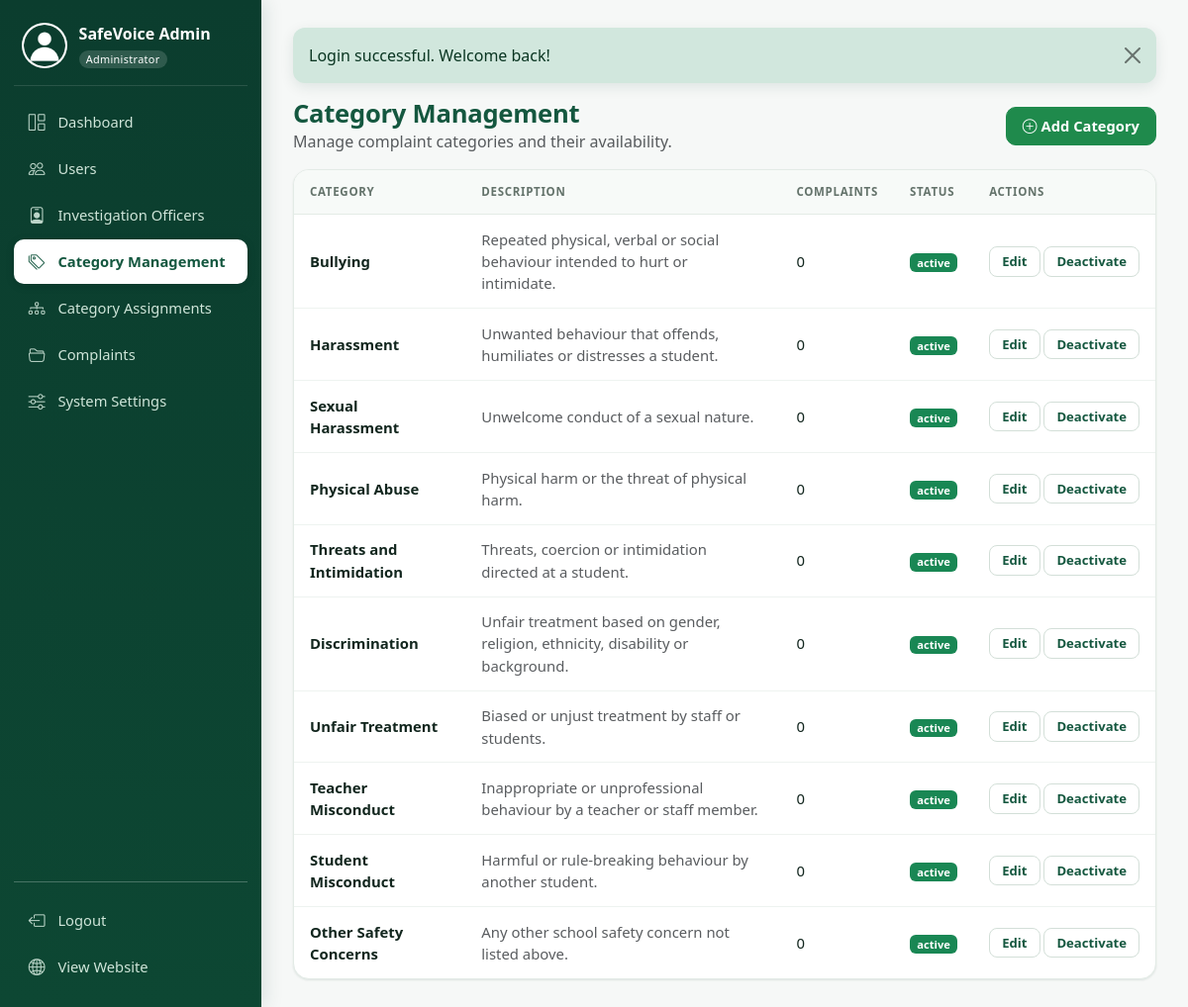
Screenshot of /admin/categories.php (signed in) with the database file from the repository.
### tables this page shows
CREATE TABLE users (
  id INT UNSIGNED PRIMARY KEY AUTO_INCREMENT,
  role_id TINYINT UNSIGNED NOT NULL,
  student_id VARCHAR(20) NULL UNIQUE,          
  full_name VARCHAR(100) NOT NULL,
  username VARCHAR(50) NULL UNIQUE,
  email VARCHAR(150) NOT NULL UNIQUE,
  phone VARCHAR(25) NULL,
  password VARCHAR(255) NOT NULL,              
  profile_image VARCHAR(255) NULL,
  account_status ENUM('active','inactive','suspended') NOT NULL DEFAULT 'active',
  is_protected TINYINT(1) NOT NULL DEFAULT 0,  
  last_login_at DATETIME NULL,
  created_at TIMESTAMP NOT NULL DEFAULT CURRENT_TIMESTAMP,
  updated_at TIMESTAMP NOT NULL DEFAULT CURRENT_TIMESTAMP ON UPDATE CURRENT_TIMESTAMP,
  INDEX idx_users_role (role_id),
  INDEX idx_users_status (account_status),
  CONSTRAINT fk_users_role FOREIGN KEY (role_id) REFERENCES roles(id)
);

CREATE TABLE roles (
  id TINYINT UNSIGNED PRIMARY KEY AUTO_INCREMENT,
  role_code VARCHAR(20) NOT NULL UNIQUE,       
  role_name VARCHAR(50) NOT NULL
);

CREATE TABLE complaint_categories (
  id INT UNSIGNED PRIMARY KEY AUTO_INCREMENT,
  category_name VARCHAR(100) NOT NULL UNIQUE,
  description VARCHAR(500) NULL,
  status ENUM('active','inactive') NOT NULL DEFAULT 'active',
  created_at TIMESTAMP NOT NULL DEFAULT CURRENT_TIMESTAMP,
  updated_at TIMESTAMP NOT NULL DEFAULT CURRENT_TIMESTAMP ON UPDATE CURRENT_TIMESTAMP
);

### includes/functions.php (called while the page is built, shortened)
<?php
function db_run($conn, $sql, $types = '', $params = []) {
    $stmt = mysqli_prepare($conn, $sql);
    if ($types !== '' && !empty($params)) {
        mysqli_stmt_bind_param($stmt, $types, ...$params);
    }
    if (!mysqli_stmt_execute($stmt)) {
        error_log('SQL execute error: ' . mysqli_stmt_error($stmt) . ' | ' . $sql);
        mysqli_stmt_close($stmt);
        return false;
    }
    return $stmt;
}
function db_one($conn, $sql, $types = '', $params = []) {
    $stmt = db_run($conn, $sql, $types, $params);
    $result = mysqli_stmt_get_result($stmt);
    $row = $result ? mysqli_fetch_assoc($result) : null;
    return $row ?: null;
}
function db_all($conn, $sql, $types = '', $params = []) {
    $stmt = db_run($conn, $sql, $types, $params);
    $result = mysqli_stmt_get_result($stmt);
    $rows = [];
    while ($result && ($row = mysqli_fetch_assoc($result))) {
        $rows[] = $row;
    }
    return $rows;
}
function db_value($conn, $sql, $types = '', $params = []) {
    $row = db_one($conn, $sql, $types, $params);
    return $row ? array_values($row)[0] : null;
}
function e($value) {
    return htmlspecialchars((string)$value, ENT_QUOTES | ENT_SUBSTITUTE, 'UTF-8');
}
function url($path = '') {
    return BASE_URL . ltrim($path, '/');
}
function flash_get() {
    $messages = $_SESSION['flash'] ?? [];
    return $messages;
}
function get_user_by_id($conn, $id) {
    return db_one($conn,
        "SELECT u.id, u.student_id, u.full_name, u.username, u.email, u.phone, u.profile_image,
                u.account_status, u.is_protected, u.created_at, r.role_code
         FROM users u JOIN roles r ON r.id = u.role_id WHERE u.id = ?", 'i', [(int)$id]);
}
function avatar_url($user) {
    switch ($user['role_code'] ?? '') {
        case ROLE_ADMIN:   return url('assets/images/default-admin.png');
    }
    return url('assets/images/default-student.png');
}

### middleware/auth.php (called while the page is built, shortened)
<?php
function require_login() {
    global $conn;
    $user = get_user_by_id($conn, $_SESSION['user_id']);
    return $user;
}

### middleware/role-check.php (called while the page is built, shortened)
<?php
function require_role($roles) {
    $roles = (array)$roles;
    $user = require_login();
    return $user;
}

### admin/categories.php (the view, shortened to what this page needs)
<?php
require_once __DIR__ . "/../config/app.php";
require_once ROOT_PATH . "/includes/functions.php";
require_once ROOT_PATH . "/middleware/auth.php";
require_once ROOT_PATH . "/middleware/role-check.php";
$me = require_role(ROLE_ADMIN);
$rows = db_all($conn, "SELECT cat.id, cat.category_name, cat.description, cat.status,
    (SELECT COUNT(*) FROM complaints c WHERE c.category_id = cat.id) AS used
    FROM complaint_categories cat ORDER BY cat.id");
$page_title = 'Category Management'; $active = 'categories';
include ROOT_PATH . '/includes/panel-header.php';
?>
<div class="d-flex justify-content-between align-items-center flex-wrap gap-2 mb-3"><div><h1 class="sv-page-title mb-0">Category Management</h1><p class="text-muted mb-0">Manage complaint categories and their availability.</p></div><a class="btn btn-sv" href="<?= url('admin/add-category.php') ?>"><i class="bi bi-plus-circle me-1"></i>Add Category</a></div>
<div class="sv-card"><div class="table-responsive"><table class="table sv-table mb-0"><thead><tr><th>Category</th><th>Description</th><th>Complaints</th><th>Status</th><th>Actions</th></tr></thead><tbody>
<?php foreach ($rows as $r): ?><tr><td class="fw-semibold"><?= e($r['category_name']) ?></td><td class="small text-muted"><?= e($r['description']) ?></td><td><?= (int)$r['used'] ?></td>
<td><span class="badge <?= $r['status'] === 'active' ? 'bg-success' : 'bg-secondary' ?>"><?= e($r['status']) ?></span></td>
<td class="text-nowrap"><button class="btn btn-sm btn-outline-sv" data-edit-category data-id="<?= (int)$r['id'] ?>" data-name="<?= e($r['category_name']) ?>" data-desc="<?= e($r['description']) ?>" data-bs-toggle="modal" data-bs-target="#editCat">Edit</button>
<form method="post" action="<?= url('actions/save-category.php') ?>" class="d-inline"><button class="btn btn-sm btn-outline-sv"><?= $r['status'] === 'active' ? 'Deactivate' : 'Activate' ?></button></form></td></tr><?php endforeach; ?>
</tbody></table></div></div>
<?php include ROOT_PATH . '/includes/panel-footer.php'; ?>

### includes/panel-header.php (shortened to what this page needs)
<!DOCTYPE html>
<html lang="en">
<head>
  <link href="https://cdn.jsdelivr.net/npm/bootstrap@5.3.3/dist/css/bootstrap.min.css" rel="stylesheet">
  <link href="https://cdn.jsdelivr.net/npm/bootstrap-icons@1.11.3/font/bootstrap-icons.min.css" rel="stylesheet">
  <link href="<?= url('assets/css/style.css') ?>" rel="stylesheet">
  <link href="<?= url('assets/css/safevoice-ui.css') ?>" rel="stylesheet">
</head>
<body class="sv-panel">
<aside class="sv-sidebar" id="svSidebar"><?php include ROOT_PATH . '/includes/sidebar.php'; ?></aside>
<div class="sv-main">
  <main class="sv-content">
    <?php include ROOT_PATH . '/includes/flash-messages.php'; ?>

### includes/sidebar.php (shortened to what this page needs)
<?php
$role = $me['role_code'];
if ($role === ROLE_ADMIN) {
    $unassigned = (int)db_value($conn, "SELECT COUNT(*) FROM complaints WHERE assigned_officer_id IS NULL AND status NOT IN ('Resolved','Closed')");
    $items = [
        'dashboard'  => ['admin/dashboard.php', 'bi-grid-1x2', 'Dashboard', 0],
        'users'      => ['admin/users.php', 'bi-people', 'Users', 0],
        'officers'   => ['admin/officers.php', 'bi-person-badge', 'Investigation Officers', 0],
        'categories' => ['admin/categories.php', 'bi-tags', 'Category Management', 0],
        'category-assignments' => ['admin/category-assignments.php', 'bi-diagram-3', 'Category Assignments', 0],
        'complaints' => ['admin/complaints.php', 'bi-folder2-open', 'Complaints', $unassigned],
        'settings'   => ['admin/settings.php', 'bi-sliders', 'System Settings', 0],
    ];
    $brand = 'SafeVoice Admin'; $badge = 'Administrator'; $brand_link = 'admin/profile.php';
}
?>
<a href="<?= url($brand_link) ?>" class="sv-side-brand text-decoration-none">
  <img src="<?= e(avatar_url($me)) ?>" alt="" class="sv-side-avatar" onerror="this.src='<?= url('assets/images/safevoice-logo.png') ?>'">
  <div>
    <div class="fw-bold text-white"><?= e($brand) ?></div>
    <span class="badge sv-role-badge"><?= e($badge) ?></span>
  </div>
</a>
<nav class="sv-side-nav flex-grow-1">
  <?php foreach ($items as $key => $it): ?>
    <a href="<?= url($it[0]) ?>" class="sv-nav-link <?= $active === $key ? 'active' : '' ?>">
      <i class="bi <?= e($it[1]) ?>"></i><span class="flex-grow-1"><?= e($it[2]) ?></span>
    </a>
  <?php endforeach; ?>
</nav>
<div class="sv-side-bottom">
  <hr class="border-light opacity-25">
  <a href="<?= url('auth/logout.php') ?>" class="sv-nav-link"><i class="bi bi-box-arrow-left"></i><span>Logout</span></a>
  <a href="<?= url('public/home.php') ?>" class="sv-nav-link" target="_blank"><i class="bi bi-globe2"></i><span>View Website</span></a>
</div>

### includes/flash-messages.php
<?php
foreach (flash_get() as $f): ?>
  <div class="alert alert-<?= e($f['type']) ?> alert-dismissible sv-flash" role="alert">
    <?= e($f['message']) ?>
    <button type="button" class="btn-close" data-bs-dismiss="alert" aria-label="Close"></button>
  </div>
<?php endforeach; ?>

### includes/panel-footer.php (shortened to what this page needs)
</main>
</div>
</body></html>

### assets/css/style.css (style rules this page uses)
:root { --sv-green: #1f8a4c; --sv-green-dark: #0b3d2e; --sv-green-mid: #14573f; --sv-green-light: #e6f4ec; --sv-bg: #f4f6f5; --sv-text: #12261e; }
body { font-family: "Segoe UI", system-ui, -apple-system, Roboto, sans-serif; color: var(--sv-text); background: var(--sv-bg); min-height: 100vh; display: flex; flex-direction: column; }
a { color: var(--sv-green); }
.btn-sv { background: var(--sv-green); border-color: var(--sv-green); color: #fff; font-weight: 600; }
.btn-outline-sv { border: 1px solid var(--sv-green); color: var(--sv-green); font-weight: 600; background: #fff; }
.sv-card { background: #fff; border: 0; border-radius: 14px; box-shadow: 0 2px 10px rgba(11, 61, 46, 0.07); }
.sv-table th { font-size: 0.78rem; text-transform: uppercase; letter-spacing: 0.03em; color: #6b7a73; background: #f8faf9; white-space: nowrap; }
.sv-table td { vertical-align: middle; }
.sv-page-title { font-weight: 700; color: var(--sv-green-dark); margin-bottom: 0.15rem; }
body.sv-panel { display: block; }
.sv-sidebar { position: fixed; inset: 0 auto 0 0; width: 260px; background: var(--sv-green-dark); color: #cfe5d9; display: flex; flex-direction: column; padding: 1rem 0.8rem; z-index: 1040; transition: transform 0.2s; overflow-y: auto; }
.sv-side-brand { display: flex; align-items: center; gap: 0.75rem; padding: 0.5rem 0.5rem 1rem; border-bottom: 1px solid rgba(255, 255, 255, 0.12); margin-bottom: 0.75rem; }
.sv-side-avatar { width: 52px; height: 52px; border-radius: 50%; object-fit: cover; background: #fff; border: 2px solid rgba(255, 255, 255, 0.5); }
.sv-role-badge { background: rgba(255, 255, 255, 0.15); font-weight: 500; }
.sv-nav-link { display: flex; align-items: center; gap: 0.7rem; padding: 0.65rem 0.9rem; margin: 2px 0; border-radius: 10px; color: #cfe5d9; text-decoration: none; font-size: 0.93rem; }
.sv-nav-link.active { background: #fff; color: var(--sv-green-dark); font-weight: 600; }
.sv-main { margin-left: 260px; min-height: 100vh; }
.sv-content { padding: 1.5rem; max-width: 1500px; }
.sv-flash { transition: opacity 0.5s ease, transform 0.5s ease, max-height 0.5s ease, margin 0.5s ease, padding 0.5s ease; max-height: 200px; overflow: hidden; border: 0; border-radius: 12px; box-shadow: 0 4px 14px rgba(11, 61, 46, 0.1); }
html { scroll-behavior: smooth; scroll-padding-top: 76px; }
.sv-card .table > :not(caption) > * > * { padding: 0.85rem 1rem; }
.sv-card .table tbody tr { transition: background 0.15s; }
.sv-sidebar { box-shadow: 4px 0 18px rgba(11, 61, 46, 0.12); }
.sv-nav-link { transition: background-color 0.15s ease, color 0.15s ease; }
.sv-table { --bs-table-bg: #fff; --bs-table-color: var(--sv-text); }

### rows the page displays
users: role.role_code "SafeVoice Admin", role.role_code "Administrator"
complaint_categories: category_name "Bullying", description "Repeated physical, verbal or social behaviour intended to hurt or intimidate.", used "0", status "active", shows "Deactivate"
complaint_categories: category_name "Harassment", description "Unwanted behaviour that offends, humiliates or distresses a student.", used "0", status "active", shows "Deactivate"
complaint_categories: category_name "Sexual Harassment", description "Unwelcome conduct of a sexual nature.", used "0", status "active", shows "Deactivate"
complaint_categories: category_name "Physical Abuse", description "Physical harm or the threat of physical harm.", used "0", status "active", shows "Deactivate"
complaint_categories: category_name "Threats and Intimidation", description "Threats, coercion or intimidation directed at a student.", used "0", status "active", shows "Deactivate"
complaint_categories: category_name "Discrimination", description "Unfair treatment based on gender, religion, ethnicity, disability or background.", used "0", status "active", shows "Deactivate"
complaint_categories: category_name "Unfair Treatment", description "Biased or unjust treatment by staff or students.", used "0", status "active", shows "Deactivate"
complaint_categories: category_name "Teacher Misconduct", description "Inappropriate or unprofessional behaviour by a teacher or staff member.", used "0", status "active", shows "Deactivate"
complaint_categories: category_name "Student Misconduct", description "Harmful or rule-breaking behaviour by another student.", used "0", status "active", shows "Deactivate"
complaint_categories: category_name "Other Safety Concerns", description "Any other school safety concern not listed above.", used "0", status "active", shows "Deactivate"

### other values shown
$it[2] "Dashboard"
$it[2] "Users"
$it[2] "Investigation Officers"
$it[2] "Category Management"
$it[2] "Category Assignments"
$it[2] "Complaints"
$it[2] "System Settings"
$f['message'] "Login successful. Welcome back!"
